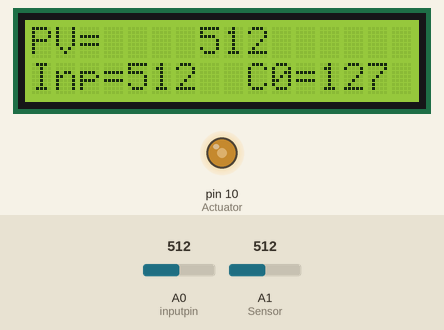
Recording of a sketch running on a simulated Arduino Uno, built with avr-gcc and run on an emulated ATmega328P. Parts: 16×2 character LCD, output pins drawn as LEDs (lit = HIGH). The inputs (shaded band) are chosen by the test bench; at power-on: A0 (inputpin) = 512, A1 (Sensor) = 512. What the sketch prints to the serial monitor is not drawn.

Above: at 1.2 s.
1.3 s: A0 (inputpin) set to 409
At 2.3 s:
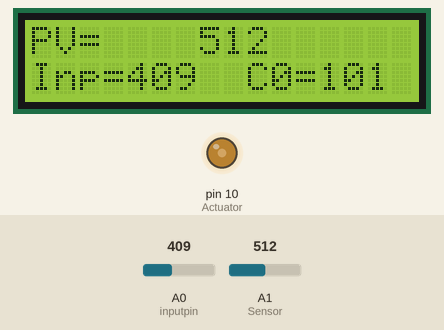
2.8 s: A0 (inputpin) set to 385
At 3.9 s:
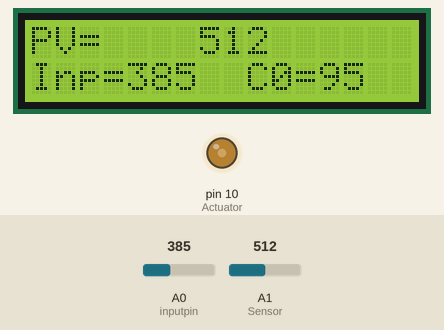
4.3 s: A0 (inputpin) set to 106
At 5.0 s:
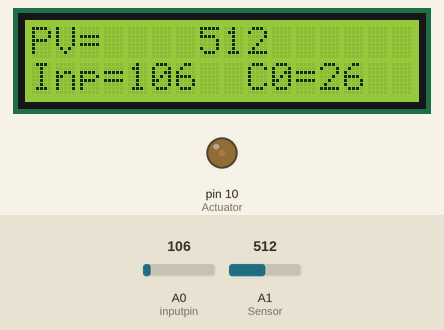
5.8 s: A0 (inputpin) set to 89
At 7.0 s:
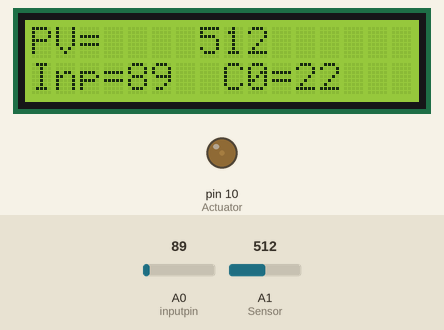
7.3 s: A1 (Sensor) set to 987
At 7.7 s:
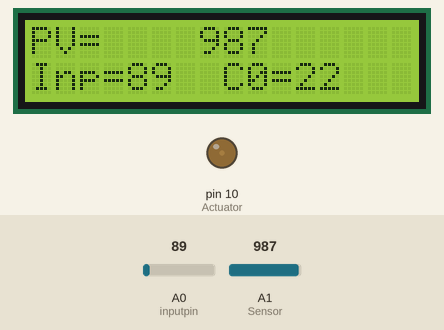
8.8 s: A1 (Sensor) set to 1008
At 9.2 s:
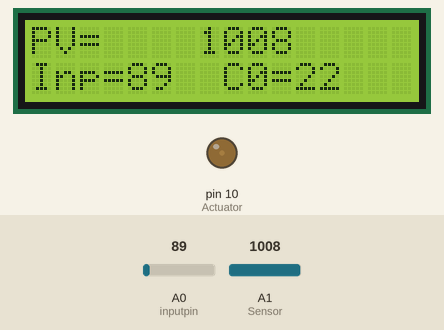
Timing chart, 0 to 11.3 s (numbered marks = the images above; inputs shaded):
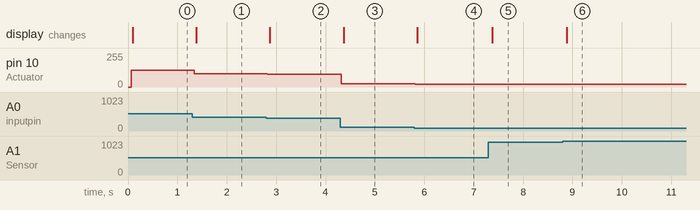

The sketch:

LIA-Manual.ino
```cpp
/*
   Manual Control

   This code allows manual control of an actuator using user input from an analog pin.
   The input value is mapped to a control range and applied as the actuator's control signal.
   The sensor value is read and displayed on an LCD along with the input value and control signal.
   The input value and control signal are also printed to the serial monitor.
*/

#include <LiquidCrystal.h>

// LCD pins
const int rs = 12, en = 11, d4 = 5, d5 = 4, d6 = 3, d7 = 2;
LiquidCrystal lcd(rs, en, d4, d5, d6, d7);

// Analog input pin for the sensor
int Sensor = A1;

// Pin for the actuator
int Actuator = 10;

// Process variable (sensor value)
int PV = 0;

// Input value from user
int InputValue = 0;

// Analog input pin for user input
int inputpin = A0;

// Control signal
int C0 = 0;

void setup() {
  Serial.begin(9600); // Initializing serial communication
  pinMode(Actuator, OUTPUT); // Defining actuator pin as output
  lcd.begin(16, 2); // Set up the LCD's number of columns and rows
}

void loop() {
  // Read sensor value
  PV = analogRead(Sensor);

  // Read input value from user and map it to the control range
  InputValue = analogRead(inputpin);
  C0 = map(InputValue, 0, 1023, 0, 255);

  // Set actuator control signal
  analogWrite(Actuator, C0);

  // Print input, control signal, and process variable values to the serial monitor
  Serial.print("Input= ");
  Serial.print(InputValue);
  Serial.print("    C0=    ");
  Serial.print(C0);
  Serial.print("    PV=    ");
  Serial.print(PV);
  Serial.println("      ");

  // Print input value and control signal to the LCD display
  lcd.print("Inp=");
  lcd.print(InputValue);
  lcd.print("  C0=");
  lcd.print(C0);
  lcd.print("      ");
  lcd.setCursor(0, 0);
  lcd.print("PV=    ");
  lcd.print(PV);
  lcd.print("      ");
  lcd.setCursor(0, 1);
}
```

Measured:
- after the input at 1.3 s, pin 10 (Actuator): 127/255 → 101/255 at once; the display: changes after 0.08 s (image 1)
- after the input at 2.8 s, pin 10 (Actuator): 101/255 → 95/255 at once; the display: changes after 0.07 s (image 2)
- after the input at 4.3 s, pin 10 (Actuator): 95/255 → 26/255 at once; the display: changes after 0.06 s (image 3)
- after the input at 5.8 s, pin 10 (Actuator): 26/255 → 22/255 at once; the display: changes after 0.06 s (image 4)
- after the input at 7.3 s, the display: changes after 0.07 s (image 5)
- after the input at 8.8 s, the display: changes after 0.09 s (image 6)
